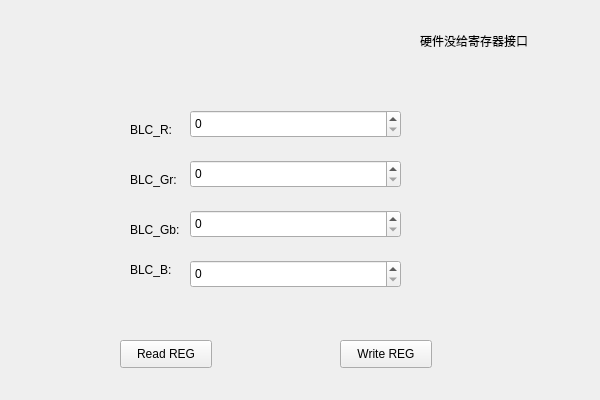
<?xml version="1.0" encoding="UTF-8"?>
<ui version="4.0">
 <class>BLC_tabClass</class>
 <widget class="QWidget" name="BLC_tabClass">
  <property name="geometry">
   <rect>
    <x>0</x>
    <y>0</y>
    <width>600</width>
    <height>400</height>
   </rect>
  </property>
  <property name="windowTitle">
   <string>BLC_tab</string>
  </property>
  <widget class="QLabel" name="label">
   <property name="geometry">
    <rect>
     <x>420</x>
     <y>20</y>
     <width>141</width>
     <height>41</height>
    </rect>
   </property>
   <property name="text">
    <string>硬件没给寄存器接口</string>
   </property>
  </widget>
  <widget class="QSpinBox" name="BLC_R">
   <property name="geometry">
    <rect>
     <x>190</x>
     <y>110</y>
     <width>211</width>
     <height>28</height>
    </rect>
   </property>
  </widget>
  <widget class="QSpinBox" name="BLC_Gr">
   <property name="geometry">
    <rect>
     <x>190</x>
     <y>160</y>
     <width>211</width>
     <height>28</height>
    </rect>
   </property>
  </widget>
  <widget class="QSpinBox" name="BLC_Gb">
   <property name="geometry">
    <rect>
     <x>190</x>
     <y>210</y>
     <width>211</width>
     <height>28</height>
    </rect>
   </property>
  </widget>
  <widget class="QSpinBox" name="BLC_B">
   <property name="geometry">
    <rect>
     <x>190</x>
     <y>260</y>
     <width>211</width>
     <height>28</height>
    </rect>
   </property>
  </widget>
  <widget class="QLabel" name="label_2">
   <property name="geometry">
    <rect>
     <x>130</x>
     <y>120</y>
     <width>51</width>
     <height>19</height>
    </rect>
   </property>
   <property name="text">
    <string>BLC_R:</string>
   </property>
  </widget>
  <widget class="QLabel" name="label_3">
   <property name="geometry">
    <rect>
     <x>130</x>
     <y>170</y>
     <width>61</width>
     <height>19</height>
    </rect>
   </property>
   <property name="text">
    <string>BLC_Gr:</string>
   </property>
  </widget>
  <widget class="QLabel" name="label_4">
   <property name="geometry">
    <rect>
     <x>130</x>
     <y>220</y>
     <width>69</width>
     <height>19</height>
    </rect>
   </property>
   <property name="text">
    <string>BLC_Gb:</string>
   </property>
  </widget>
  <widget class="QLabel" name="label_5">
   <property name="geometry">
    <rect>
     <x>130</x>
     <y>260</y>
     <width>51</width>
     <height>19</height>
    </rect>
   </property>
   <property name="text">
    <string>BLC_B:</string>
   </property>
  </widget>
  <widget class="QPushButton" name="blc_write_btn">
   <property name="geometry">
    <rect>
     <x>340</x>
     <y>340</y>
     <width>92</width>
     <height>28</height>
    </rect>
   </property>
   <property name="text">
    <string>Write REG</string>
   </property>
  </widget>
  <widget class="QPushButton" name="blc_read_btn">
   <property name="geometry">
    <rect>
     <x>120</x>
     <y>340</y>
     <width>92</width>
     <height>28</height>
    </rect>
   </property>
   <property name="text">
    <string>Read REG</string>
   </property>
  </widget>
 </widget>
 <layoutdefault spacing="6" margin="11"/>
 <resources/>
 <connections/>
</ui>
